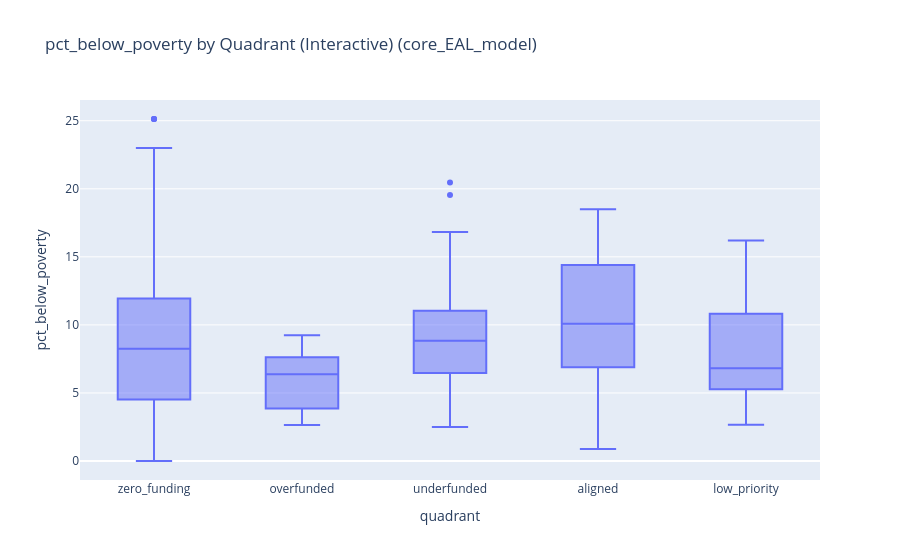
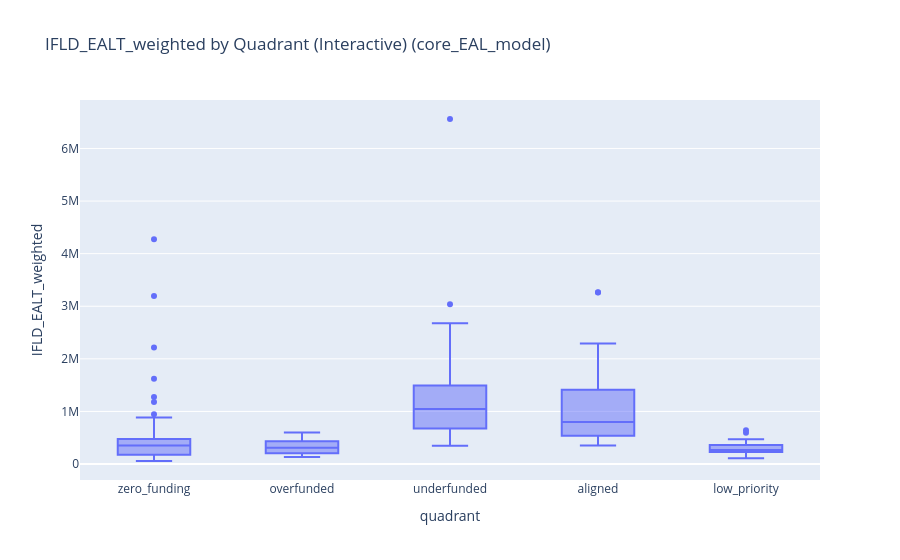
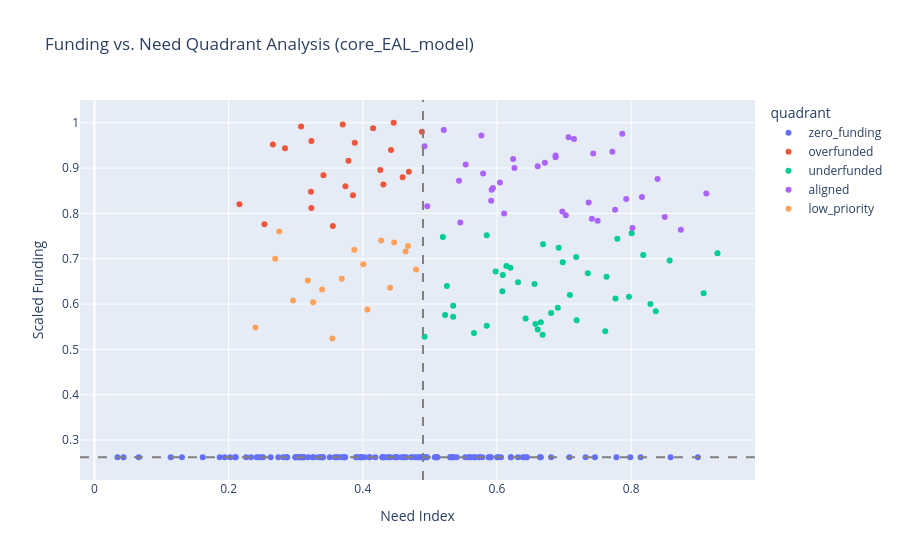
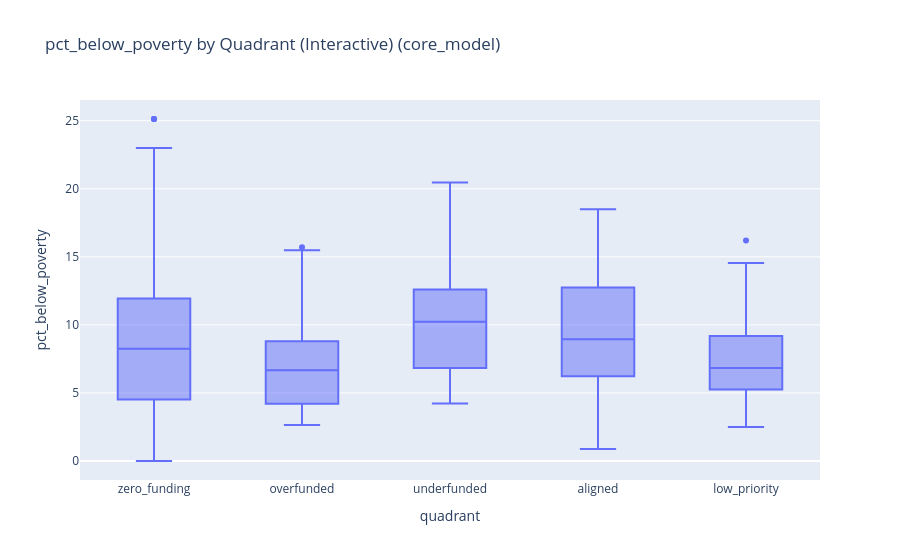

These figures' notebook cell, in order:
### Code cell
# run models
results = analyze_models(df, model_specs, gdf=gdf, display_results=True)

### Figure 1 — Plotly figure (JSON) as saved in the notebook; plotly's stock layout.template omitted (floating-point values rounded to 4 significant figures; data arrays with more than 128 entries replaced by an {"elided": "..."} marker saying what was removed)
{"data": [{"alignmentgroup": "True", "customdata": {"elided": "250x2 mixed values"}, "hovertemplate": "quadrant=%{x}<br>pct_below_poverty=%{y}<br>town_name=%{customdata[0]}<br>total_population=%{customdata[1]}<extra></extra>", "legendgroup": "", "marker": {"color": "#636efa"}, "name": "", "notched": false, "offsetgroup": "", "orientation": "v", "showlegend": false, "type": "box", "x": {"elided": "250 str values"}, "x0": " ", "xaxis": "x", "y": {"elided": "250 float values"}, "y0": " ", "yaxis": "y"}], "layout": {"boxmode": "group", "legend": {"tracegroupgap": 0}, "title": {"text": "pct_below_poverty by Quadrant (Interactive)\n(core_EAL_model)"}, "xaxis": {"anchor": "y", "domain": [0, 1], "title": {"text": "quadrant"}}, "yaxis": {"anchor": "x", "domain": [0, 1], "title": {"text": "pct_below_poverty"}}}}

### Figure 2 — Plotly figure (JSON) as saved in the notebook; plotly's stock layout.template omitted (floating-point values rounded to 4 significant figures; data arrays with more than 128 entries replaced by an {"elided": "..."} marker saying what was removed)
{"data": [{"alignmentgroup": "True", "customdata": {"elided": "250x2 mixed values"}, "hovertemplate": "quadrant=%{x}<br>IFLD_EALT_weighted=%{y}<br>town_name=%{customdata[0]}<br>total_population=%{customdata[1]}<extra></extra>", "legendgroup": "", "marker": {"color": "#636efa"}, "name": "", "notched": false, "offsetgroup": "", "orientation": "v", "showlegend": false, "type": "box", "x": {"elided": "250 str values"}, "x0": " ", "xaxis": "x", "y": {"elided": "250 float values"}, "y0": " ", "yaxis": "y"}], "layout": {"boxmode": "group", "legend": {"tracegroupgap": 0}, "title": {"text": "IFLD_EALT_weighted by Quadrant (Interactive)\n(core_EAL_model)"}, "xaxis": {"anchor": "y", "domain": [0, 1], "title": {"text": "quadrant"}}, "yaxis": {"anchor": "x", "domain": [0, 1], "title": {"text": "IFLD_EALT_weighted"}}}}

### Figure 3 — Plotly figure (JSON) as saved in the notebook; plotly's stock layout.template omitted (floating-point values rounded to 4 significant figures; data arrays with more than 128 entries replaced by an {"elided": "..."} marker saying what was removed)
{"data": [{"customdata": {"elided": "130x2 mixed values"}, "hovertemplate": "quadrant=zero_funding<br>Need Index=%{x}<br>Scaled Funding=%{y}<br>town_name=%{customdata[0]}<br>total_population=%{customdata[1]}<extra></extra>", "legendgroup": "zero_funding", "marker": {"color": "#636efa", "symbol": "circle"}, "mode": "markers", "name": "zero_funding", "orientation": "v", "showlegend": true, "type": "scatter", "x": {"elided": "130 float values"}, "xaxis": "x", "y": {"elided": "130 float values"}, "yaxis": "y"}, {"customdata": [["Andover town", 616], ["Barnard town", 1211], ["Belvidere town", 422], ["Bolton town", 1163], ["Cabot town", 1579], ["Granville town", 414], ["Lincoln town", 1394], ["Marshfield town", 1863], ["Middlesex town", 1943], ["Moretown town", 1532], ["Pittsfield town", 391], ["Plymouth town", 533], ["Readsboro town", 807], ["Ripton town", 508], ["Shrewsbury town", 1237], ["Stockbridge town", 791], ["Troy town", 1749], ["Underhill town", 3141], ["Wardsboro town", 820], ["West Fairlee town", 711], ["Weston town", 685], ["Woodbury town", 659], ["Woodford town", 282]], "hovertemplate": "quadrant=overfunded<br>Need Index=%{x}<br>Scaled Funding=%{y}<br>town_name=%{customdata[0]}<br>total_population=%{customdata[1]}<extra></extra>", "legendgroup": "overfunded", "marker": {"color": "#EF553B", "symbol": "circle"}, "mode": "markers", "name": "overfunded", "orientation": "v", "showlegend": true, "type": "scatter", "x": [0.216, 0.3553, 0.2533, 0.3413, 0.4687, 0.284, 0.374, 0.4307, 0.308, 0.4593, 0.37, 0.488, 0.3233, 0.388, 0.3787, 0.446, 0.3233, 0.426, 0.266, 0.3853, 0.442, 0.3227, 0.4153], "xaxis": "x", "y": [0.82, 0.772, 0.776, 0.884, 0.892, 0.944, 0.86, 0.864, 0.992, 0.88, 0.996, 0.98, 0.96, 0.956, 0.916, 1, 0.812, 0.896, 0.952, 0.84, 0.94, 0.848, 0.988], "yaxis": "y"}, {"customdata": [["Arlington town", 2598], ["Barre town", 8005], ["Barton town", 2815], ["Berlin town", 2880], ["Burlington city", 44675], ["Castleton town", 4453], ["Chittenden town", 1318], ["Clarendon town", 2460], ["Colchester town", 17648], ["Derby town", 4537], ["Enosburgh town", 2804], ["Essex town", 11516], ["Fairfax town", 5226], ["Georgia town", 4890], ["Glover town", 1051], ["Groton town", 967], ["Guilford town", 2461], ["Hinesburg town", 4718], ["Johnson town", 3450], ["Lyndon town", 5590], ["Montpelier city", 8014], ["Morristown town", 5722], ["North Hero town", 1263], ["Norwich town", 3640], ["Peacham town", 887], ["Poultney town", 3010], ["Randolph town", 4843], ["Richford town", 2467], ["Richmond town", 4159], ["Rockingham town", 4807], ["Rutland city", 15712], ["Rutland town", 3927], ["Sandgate town", 435], ["St. Albans town", 7057], ["St. Johnsbury town", 7368], ["Swanton town", 6820], ["Waitsfield town", 1918], ["Westminster town", 2999], ["Williamstown town", 3579], ["Williston town", 10144], ["Winooski city", 8293], ["Woodstock town", 3027]], "hovertemplate": "quadrant=underfunded<br>Need Index=%{x}<br>Scaled Funding=%{y}<br>town_name=%{customdata[0]}<br>total_population=%{customdata[1]}<extra></extra>", "legendgroup": "underfunded", "marker": {"color": "#00cc96", "symbol": "circle"}, "mode": "markers", "name": "underfunded", "orientation": "v", "showlegend": true, "type": "scatter", "x": [0.5657, 0.614, 0.7967, 0.818, 0.8287, 0.698, 0.5193, 0.6427, 0.7087, 0.7633, 0.6687, 0.6573, 0.5253, 0.5347, 0.5847, 0.492, 0.6607, 0.668, 0.6653, 0.7767, 0.8007, 0.7353, 0.6087, 0.5227, 0.5347, 0.656, 0.7187, 0.6313, 0.5847, 0.9287, 0.908, 0.7793, 0.62, 0.598, 0.8367, 0.718, 0.692, 0.6907, 0.608, 0.6807, 0.7613, 0.8573], "xaxis": "x", "y": [0.536, 0.684, 0.616, 0.708, 0.6, 0.692, 0.748, 0.568, 0.62, 0.66, 0.732, 0.556, 0.64, 0.596, 0.552, 0.528, 0.544, 0.532, 0.56, 0.612, 0.756, 0.668, 0.664, 0.576, 0.572, 0.644, 0.564, 0.648, 0.752, 0.712, 0.624, 0.744, 0.68, 0.672, 0.584, 0.704, 0.724, 0.592, 0.628, 0.58, 0.54, 0.696], "yaxis": "y"}, {"customdata": [["Barre city", 8412], ["Berkshire town", 1745], ["Bethel town", 1736], ["Brandon town", 4120], ["Brattleboro town", 12122], ["Bridgewater town", 980], ["Bristol town", 3778], ["Cambridge town", 3767], ["Charleston town", 936], ["Chelsea town", 1223], ["Chester town", 2992], ["Dorset town", 2092], ["Grafton town", 666], ["Hardwick town", 2965], ["Hartford town", 10736], ["Highgate town", 3528], ["Huntington town", 1853], ["Jamaica town", 882], ["Jericho town", 5114], ["Londonderry town", 1873], ["Ludlow town", 1990], ["Middlebury town", 9175], ["Montgomery town", 1047], ["Newfane town", 1456], ["Northfield town", 5920], ["Pawlet town", 1480], ["Rochester town", 1389], ["Royalton town", 2752], ["Rupert town", 676], ["Springfield town", 9084], ["Stowe town", 5285], ["Warren town", 1585], ["Waterbury town", 5405], ["Whitingham town", 1368], ["Wilmington town", 1747], ["Windsor town", 3554], ["Wolcott town", 1507]], "hovertemplate": "quadrant=aligned<br>Need Index=%{x}<br>Scaled Funding=%{y}<br>town_name=%{customdata[0]}<br>total_population=%{customdata[1]}<extra></extra>", "legendgroup": "aligned", "marker": {"color": "#ab63fa", "symbol": "circle"}, "mode": "markers", "name": "aligned", "orientation": "v", "showlegend": true, "type": "scatter", "x": [0.85, 0.6107, 0.6043, 0.7147, 0.912, 0.7067, 0.7027, 0.6873, 0.594, 0.626, 0.772, 0.5793, 0.5207, 0.75, 0.816, 0.5767, 0.5533, 0.592, 0.496, 0.5433, 0.7867, 0.776, 0.7433, 0.6873, 0.6607, 0.6713, 0.7927, 0.7413, 0.5913, 0.874, 0.8393, 0.624, 0.7367, 0.5453, 0.6973, 0.802, 0.492], "xaxis": "x", "y": [0.792, 0.8, 0.868, 0.964, 0.844, 0.968, 0.796, 0.928, 0.856, 0.9, 0.936, 0.888, 0.984, 0.784, 0.836, 0.972, 0.908, 0.852, 0.816, 0.872, 0.976, 0.808, 0.932, 0.924, 0.904, 0.912, 0.832, 0.788, 0.828, 0.764, 0.876, 0.92, 0.824, 0.78, 0.804, 0.768, 0.948], "yaxis": "y"}, {"customdata": [["Brookline town", 531], ["Danby town", 1133], ["Duxbury town", 1548], ["Eden town", 1351], ["Fairfield town", 1938], ["Goshen town", 142], ["Guildhall town", 371], ["Hyde Park town", 3000], ["Killington town", 785], ["Marlboro town", 1362], ["Orange town", 957], ["Orwell town", 1294], ["Plainfield town", 1314], ["Ryegate town", 1059], ["Sheffield town", 573], ["Strafford town", 1372], ["Wallingford town", 2286], ["West Windsor town", 1171]], "hovertemplate": "quadrant=low_priority<br>Need Index=%{x}<br>Scaled Funding=%{y}<br>town_name=%{customdata[0]}<br>total_population=%{customdata[1]}<extra></extra>", "legendgroup": "low_priority", "marker": {"color": "#FFA15A", "symbol": "circle"}, "mode": "markers", "name": "low_priority", "orientation": "v", "showlegend": true, "type": "scatter", "x": [0.2753, 0.4007, 0.4467, 0.24, 0.2693, 0.4273, 0.3393, 0.4637, 0.326, 0.3687, 0.3547, 0.4407, 0.3873, 0.4673, 0.296, 0.4067, 0.4793, 0.318], "xaxis": "x", "y": [0.76, 0.688, 0.736, 0.548, 0.7, 0.74, 0.632, 0.716, 0.604, 0.656, 0.524, 0.636, 0.72, 0.728, 0.608, 0.588, 0.676, 0.652], "yaxis": "y"}], "layout": {"legend": {"title": {"text": "quadrant"}, "tracegroupgap": 0}, "shapes": [{"line": {"color": "gray", "dash": "dash"}, "type": "line", "x0": 0.4897, "x1": 0.4897, "xref": "x", "y0": 0, "y1": 1, "yref": "y domain"}, {"line": {"color": "gray", "dash": "dash"}, "type": "line", "x0": 0, "x1": 1, "xref": "x domain", "y0": 0.262, "y1": 0.262, "yref": "y"}], "title": {"text": "Funding vs. Need Quadrant Analysis\n(core_EAL_model)"}, "xaxis": {"anchor": "y", "domain": [0, 1], "title": {"text": "Need Index"}}, "yaxis": {"anchor": "x", "domain": [0, 1], "title": {"text": "Scaled Funding"}}}}

### Figure 4 — Plotly figure (JSON) as saved in the notebook; plotly's stock layout.template omitted (floating-point values rounded to 4 significant figures; data arrays with more than 128 entries replaced by an {"elided": "..."} marker saying what was removed)
{"data": [{"alignmentgroup": "True", "customdata": {"elided": "250x2 mixed values"}, "hovertemplate": "quadrant=%{x}<br>pct_below_poverty=%{y}<br>town_name=%{customdata[0]}<br>total_population=%{customdata[1]}<extra></extra>", "legendgroup": "", "marker": {"color": "#636efa"}, "name": "", "notched": false, "offsetgroup": "", "orientation": "v", "showlegend": false, "type": "box", "x": {"elided": "250 str values"}, "x0": " ", "xaxis": "x", "y": {"elided": "250 float values"}, "y0": " ", "yaxis": "y"}], "layout": {"boxmode": "group", "legend": {"tracegroupgap": 0}, "title": {"text": "pct_below_poverty by Quadrant (Interactive)\n(core_model)"}, "xaxis": {"anchor": "y", "domain": [0, 1], "title": {"text": "quadrant"}}, "yaxis": {"anchor": "x", "domain": [0, 1], "title": {"text": "pct_below_poverty"}}}}
